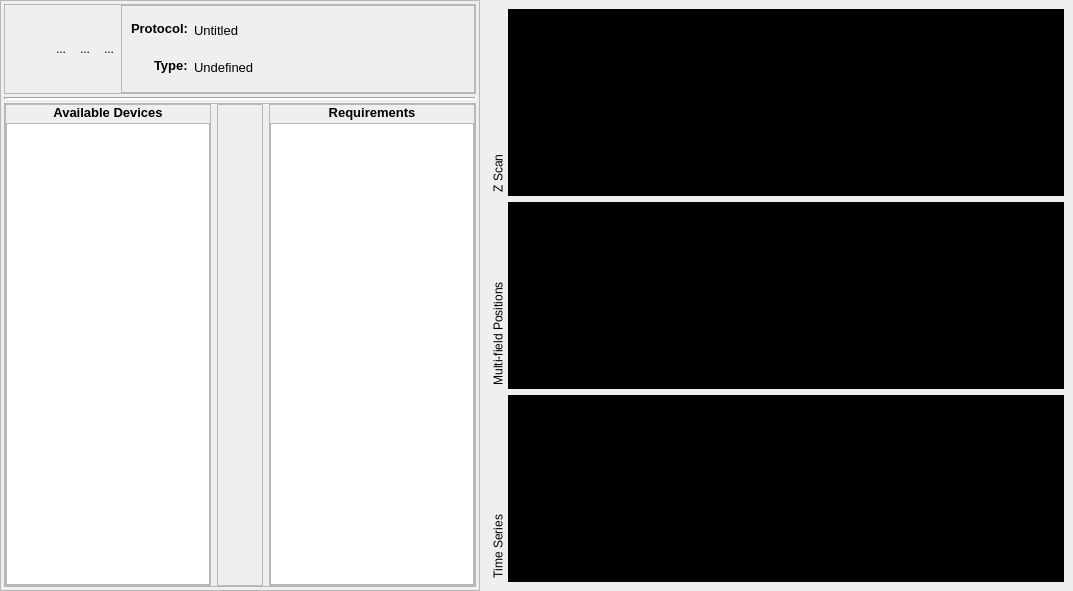
<?xml version="1.0" encoding="UTF-8"?>
<ui version="4.0">
 <class>Form</class>
 <widget class="QWidget" name="Form">
  <property name="geometry">
   <rect>
    <x>0</x>
    <y>0</y>
    <width>1073</width>
    <height>591</height>
   </rect>
  </property>
  <property name="windowTitle">
   <string>Form</string>
  </property>
  <layout class="QHBoxLayout" name="horizontalLayout_6">
   <property name="spacing">
    <number>0</number>
   </property>
   <property name="leftMargin">
    <number>0</number>
   </property>
   <property name="topMargin">
    <number>0</number>
   </property>
   <property name="rightMargin">
    <number>0</number>
   </property>
   <property name="bottomMargin">
    <number>0</number>
   </property>
   <item>
    <widget class="QFrame" name="frame">
     <property name="sizePolicy">
      <sizepolicy hsizetype="Fixed" vsizetype="Preferred">
       <horstretch>0</horstretch>
       <verstretch>0</verstretch>
      </sizepolicy>
     </property>
     <property name="minimumSize">
      <size>
       <width>480</width>
       <height>0</height>
      </size>
     </property>
     <property name="maximumSize">
      <size>
       <width>480</width>
       <height>16777215</height>
      </size>
     </property>
     <property name="frameShape">
      <enum>QFrame::StyledPanel</enum>
     </property>
     <property name="frameShadow">
      <enum>QFrame::Raised</enum>
     </property>
     <layout class="QVBoxLayout" name="verticalLayout">
      <property name="spacing">
       <number>3</number>
      </property>
      <property name="leftMargin">
       <number>3</number>
      </property>
      <property name="topMargin">
       <number>3</number>
      </property>
      <property name="rightMargin">
       <number>3</number>
      </property>
      <property name="bottomMargin">
       <number>3</number>
      </property>
      <item>
       <widget class="QFrame" name="frame_2">
        <property name="frameShape">
         <enum>QFrame::StyledPanel</enum>
        </property>
        <property name="frameShadow">
         <enum>QFrame::Raised</enum>
        </property>
        <layout class="QHBoxLayout" name="horizontalLayout_2">
         <property name="spacing">
          <number>0</number>
         </property>
         <property name="leftMargin">
          <number>0</number>
         </property>
         <property name="topMargin">
          <number>0</number>
         </property>
         <property name="rightMargin">
          <number>0</number>
         </property>
         <property name="bottomMargin">
          <number>0</number>
         </property>
         <item>
          <widget class="QToolButton" name="create">
           <property name="toolTip">
            <string>Create</string>
           </property>
           <property name="text">
            <string notr="true"/>
           </property>
           <property name="icon">
            <iconset resource="../resources/resources.qrc">
             <normaloff>:/protocol_editor/create</normaloff>:/protocol_editor/create</iconset>
           </property>
           <property name="iconSize">
            <size>
             <width>36</width>
             <height>36</height>
            </size>
           </property>
           <property name="autoRaise">
            <bool>true</bool>
           </property>
          </widget>
         </item>
         <item>
          <widget class="QToolButton" name="open">
           <property name="toolTip">
            <string>Open</string>
           </property>
           <property name="text">
            <string>...</string>
           </property>
           <property name="icon">
            <iconset resource="../resources/resources.qrc">
             <normaloff>:/protocol_editor/open</normaloff>:/protocol_editor/open</iconset>
           </property>
           <property name="iconSize">
            <size>
             <width>36</width>
             <height>36</height>
            </size>
           </property>
           <property name="autoRaise">
            <bool>true</bool>
           </property>
          </widget>
         </item>
         <item>
          <widget class="QToolButton" name="duplicate">
           <property name="toolTip">
            <string>Duplicate</string>
           </property>
           <property name="text">
            <string>...</string>
           </property>
           <property name="icon">
            <iconset resource="../resources/resources.qrc">
             <normaloff>:/protocol_editor/duplicate</normaloff>:/protocol_editor/duplicate</iconset>
           </property>
           <property name="iconSize">
            <size>
             <width>36</width>
             <height>36</height>
            </size>
           </property>
           <property name="autoRaise">
            <bool>true</bool>
           </property>
          </widget>
         </item>
         <item>
          <widget class="QToolButton" name="save">
           <property name="toolTip">
            <string>Save</string>
           </property>
           <property name="text">
            <string>...</string>
           </property>
           <property name="icon">
            <iconset resource="../resources/resources.qrc">
             <normaloff>:/protocol_editor/save</normaloff>:/protocol_editor/save</iconset>
           </property>
           <property name="iconSize">
            <size>
             <width>36</width>
             <height>36</height>
            </size>
           </property>
           <property name="autoRaise">
            <bool>true</bool>
           </property>
          </widget>
         </item>
         <item>
          <widget class="QFrame" name="protocol_info">
           <property name="frameShape">
            <enum>QFrame::StyledPanel</enum>
           </property>
           <property name="frameShadow">
            <enum>QFrame::Raised</enum>
           </property>
           <layout class="QFormLayout" name="formLayout">
            <property name="sizeConstraint">
             <enum>QLayout::SetMinimumSize</enum>
            </property>
            <property name="fieldGrowthPolicy">
             <enum>QFormLayout::AllNonFixedFieldsGrow</enum>
            </property>
            <property name="labelAlignment">
             <set>Qt::AlignBottom|Qt::AlignRight|Qt::AlignTrailing</set>
            </property>
            <property name="formAlignment">
             <set>Qt::AlignLeading|Qt::AlignLeft|Qt::AlignVCenter</set>
            </property>
            <item row="1" column="0">
             <widget class="QLabel" name="name_label">
              <property name="font">
               <font>
                <pointsize>10</pointsize>
                <weight>75</weight>
                <bold>true</bold>
               </font>
              </property>
              <property name="text">
               <string>Protocol:</string>
              </property>
             </widget>
            </item>
            <item row="2" column="0">
             <widget class="QLabel" name="type_label">
              <property name="font">
               <font>
                <pointsize>10</pointsize>
                <weight>75</weight>
                <bold>true</bold>
               </font>
              </property>
              <property name="text">
               <string>Type:</string>
              </property>
             </widget>
            </item>
            <item row="2" column="1">
             <layout class="QHBoxLayout" name="horizontalLayout_3">
              <item>
               <widget class="QLabel" name="label_3">
                <property name="font">
                 <font>
                  <pointsize>10</pointsize>
                 </font>
                </property>
                <property name="text">
                 <string>Undefined</string>
                </property>
               </widget>
              </item>
              <item>
               <widget class="QToolButton" name="toolButton">
                <property name="text">
                 <string notr="true"/>
                </property>
                <property name="icon">
                 <iconset resource="../resources/resources.qrc">
                  <normaloff>:/protocol_editor/edit</normaloff>:/protocol_editor/edit</iconset>
                </property>
                <property name="iconSize">
                 <size>
                  <width>24</width>
                  <height>24</height>
                 </size>
                </property>
                <property name="autoRaise">
                 <bool>true</bool>
                </property>
               </widget>
              </item>
             </layout>
            </item>
            <item row="1" column="1">
             <layout class="QHBoxLayout" name="horizontalLayout_5">
              <item>
               <widget class="QLabel" name="label_4">
                <property name="font">
                 <font>
                  <pointsize>10</pointsize>
                 </font>
                </property>
                <property name="text">
                 <string>Untitled</string>
                </property>
               </widget>
              </item>
              <item>
               <widget class="QToolButton" name="toolButton_2">
                <property name="text">
                 <string notr="true"/>
                </property>
                <property name="icon">
                 <iconset resource="../resources/resources.qrc">
                  <normaloff>:/protocol_editor/edit</normaloff>:/protocol_editor/edit</iconset>
                </property>
                <property name="iconSize">
                 <size>
                  <width>24</width>
                  <height>24</height>
                 </size>
                </property>
                <property name="autoRaise">
                 <bool>true</bool>
                </property>
               </widget>
              </item>
             </layout>
            </item>
           </layout>
          </widget>
         </item>
        </layout>
       </widget>
      </item>
      <item>
       <widget class="Line" name="seperator">
        <property name="lineWidth">
         <number>2</number>
        </property>
        <property name="orientation">
         <enum>Qt::Horizontal</enum>
        </property>
       </widget>
      </item>
      <item>
       <widget class="QFrame" name="frame_3">
        <property name="sizePolicy">
         <sizepolicy hsizetype="Preferred" vsizetype="Preferred">
          <horstretch>0</horstretch>
          <verstretch>1</verstretch>
         </sizepolicy>
        </property>
        <property name="frameShape">
         <enum>QFrame::StyledPanel</enum>
        </property>
        <property name="frameShadow">
         <enum>QFrame::Raised</enum>
        </property>
        <layout class="QHBoxLayout" name="horizontalLayout">
         <property name="leftMargin">
          <number>0</number>
         </property>
         <property name="topMargin">
          <number>0</number>
         </property>
         <property name="rightMargin">
          <number>0</number>
         </property>
         <property name="bottomMargin">
          <number>0</number>
         </property>
         <item>
          <widget class="QFrame" name="frame_5">
           <property name="frameShape">
            <enum>QFrame::StyledPanel</enum>
           </property>
           <property name="frameShadow">
            <enum>QFrame::Raised</enum>
           </property>
           <layout class="QVBoxLayout" name="verticalLayout_3">
            <property name="spacing">
             <number>3</number>
            </property>
            <property name="leftMargin">
             <number>0</number>
            </property>
            <property name="topMargin">
             <number>0</number>
            </property>
            <property name="rightMargin">
             <number>0</number>
            </property>
            <property name="bottomMargin">
             <number>0</number>
            </property>
            <item>
             <widget class="QLabel" name="label">
              <property name="font">
               <font>
                <pointsize>10</pointsize>
                <weight>75</weight>
                <bold>true</bold>
               </font>
              </property>
              <property name="text">
               <string>Available Devices</string>
              </property>
              <property name="alignment">
               <set>Qt::AlignCenter</set>
              </property>
             </widget>
            </item>
            <item>
             <widget class="QListWidget" name="available_devices"/>
            </item>
           </layout>
          </widget>
         </item>
         <item>
          <widget class="QFrame" name="frame_4">
           <property name="frameShape">
            <enum>QFrame::StyledPanel</enum>
           </property>
           <property name="frameShadow">
            <enum>QFrame::Raised</enum>
           </property>
           <layout class="QVBoxLayout" name="verticalLayout_2">
            <property name="leftMargin">
             <number>0</number>
            </property>
            <property name="topMargin">
             <number>0</number>
            </property>
            <property name="rightMargin">
             <number>0</number>
            </property>
            <property name="bottomMargin">
             <number>0</number>
            </property>
            <item>
             <spacer name="spacer_1">
              <property name="orientation">
               <enum>Qt::Vertical</enum>
              </property>
              <property name="sizeHint" stdset="0">
               <size>
                <width>20</width>
                <height>40</height>
               </size>
              </property>
             </spacer>
            </item>
            <item>
             <widget class="QToolButton" name="add">
              <property name="text">
               <string notr="true"/>
              </property>
              <property name="icon">
               <iconset resource="../resources/resources.qrc">
                <normaloff>:/protocol_editor/add</normaloff>:/protocol_editor/add</iconset>
              </property>
              <property name="iconSize">
               <size>
                <width>36</width>
                <height>36</height>
               </size>
              </property>
              <property name="autoRaise">
               <bool>true</bool>
              </property>
             </widget>
            </item>
            <item>
             <widget class="QToolButton" name="remove">
              <property name="text">
               <string/>
              </property>
              <property name="icon">
               <iconset resource="../resources/resources.qrc">
                <normaloff>:/protocol_editor/remove</normaloff>:/protocol_editor/remove</iconset>
              </property>
              <property name="iconSize">
               <size>
                <width>36</width>
                <height>36</height>
               </size>
              </property>
              <property name="autoRaise">
               <bool>true</bool>
              </property>
             </widget>
            </item>
            <item>
             <spacer name="spacer_2">
              <property name="orientation">
               <enum>Qt::Vertical</enum>
              </property>
              <property name="sizeHint" stdset="0">
               <size>
                <width>20</width>
                <height>40</height>
               </size>
              </property>
             </spacer>
            </item>
            <item>
             <widget class="QToolButton" name="toolButton_3">
              <property name="text">
               <string notr="true"/>
              </property>
              <property name="icon">
               <iconset resource="../resources/resources.qrc">
                <normaloff>:/protocol_editor/refresh</normaloff>:/protocol_editor/refresh</iconset>
              </property>
              <property name="iconSize">
               <size>
                <width>36</width>
                <height>36</height>
               </size>
              </property>
              <property name="autoRaise">
               <bool>true</bool>
              </property>
             </widget>
            </item>
           </layout>
          </widget>
         </item>
         <item>
          <widget class="QFrame" name="frame_6">
           <property name="frameShape">
            <enum>QFrame::StyledPanel</enum>
           </property>
           <property name="frameShadow">
            <enum>QFrame::Raised</enum>
           </property>
           <layout class="QVBoxLayout" name="verticalLayout_4">
            <property name="spacing">
             <number>3</number>
            </property>
            <property name="leftMargin">
             <number>0</number>
            </property>
            <property name="topMargin">
             <number>0</number>
            </property>
            <property name="rightMargin">
             <number>0</number>
            </property>
            <property name="bottomMargin">
             <number>0</number>
            </property>
            <item>
             <widget class="QLabel" name="label_2">
              <property name="font">
               <font>
                <pointsize>10</pointsize>
                <weight>75</weight>
                <bold>true</bold>
               </font>
              </property>
              <property name="text">
               <string>Requirements</string>
              </property>
              <property name="alignment">
               <set>Qt::AlignCenter</set>
              </property>
             </widget>
            </item>
            <item>
             <widget class="QListWidget" name="requirements"/>
            </item>
           </layout>
          </widget>
         </item>
        </layout>
       </widget>
      </item>
     </layout>
    </widget>
   </item>
   <item>
    <widget class="QWidget" name="parameters" native="true">
     <property name="sizePolicy">
      <sizepolicy hsizetype="Expanding" vsizetype="Preferred">
       <horstretch>1</horstretch>
       <verstretch>0</verstretch>
      </sizepolicy>
     </property>
     <layout class="QVBoxLayout" name="verticalLayout_5">
      <item>
       <widget class="QDockWidget" name="dockWidget">
        <property name="styleSheet">
         <string notr="true"/>
        </property>
        <property name="features">
         <set>QDockWidget::DockWidgetVerticalTitleBar</set>
        </property>
        <property name="windowTitle">
         <string>Z Scan</string>
        </property>
        <widget class="QWidget" name="dockWidgetContents">
         <property name="styleSheet">
          <string notr="true">background:black;</string>
         </property>
         <layout class="QGridLayout" name="gridLayout"/>
        </widget>
       </widget>
      </item>
      <item>
       <widget class="QDockWidget" name="dockWidget_3">
        <property name="features">
         <set>QDockWidget::DockWidgetVerticalTitleBar</set>
        </property>
        <property name="windowTitle">
         <string>Multi-field Positions</string>
        </property>
        <widget class="QWidget" name="dockWidgetContents_3">
         <property name="styleSheet">
          <string notr="true">background:black;</string>
         </property>
        </widget>
       </widget>
      </item>
      <item>
       <widget class="QDockWidget" name="dockWidget_2">
        <property name="features">
         <set>QDockWidget::DockWidgetVerticalTitleBar</set>
        </property>
        <property name="windowTitle">
         <string>Time Series</string>
        </property>
        <widget class="QWidget" name="dockWidgetContents_2">
         <property name="styleSheet">
          <string notr="true">background:black;</string>
         </property>
        </widget>
       </widget>
      </item>
     </layout>
    </widget>
   </item>
  </layout>
 </widget>
 <resources>
  <include location="../resources/resources.qrc"/>
 </resources>
 <connections/>
</ui>
